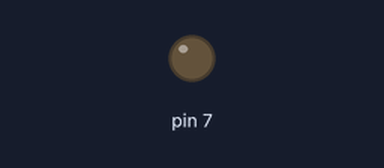
Simulated run of this sketch. Board: Arduino Uno, built with avr-gcc and run on an emulated ATmega328P. Shown: output pins drawn as LEDs (lit = HIGH).

Above: at 0.6 s.
At 14.0 s:
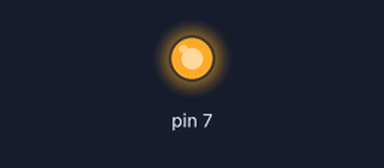
Timing chart, 0 to 22.8 s (numbered marks = the images above):
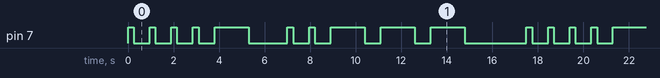

The sketch:

morse_with_D7.ino
```cpp
#define DOT_DURATION   250
#define DASH_DURATION  1500
#define ELEMENT_GAP    700
#define CHAR_GAP       1000
#define WORD_GAP       2000

void setup() {
  pinMode(7, OUTPUT);
}

void dot() {
  digitalWrite(7, HIGH);
  delay(DOT_DURATION);
  digitalWrite(7, LOW);
  delay(ELEMENT_GAP);
}

void dash() {
  digitalWrite(7, HIGH);
  delay(DASH_DURATION);
  digitalWrite(7, LOW);
  delay(ELEMENT_GAP);
}

void loop() {
  // 4 (....-)
  dot();
  dot();
  dot();
  dot();
  dash();

  delay(CHAR_GAP);

  // 2 (..---)
  dot();
  dot();
  dash();
  dash();
  dash();

  delay(WORD_GAP);
}
```

Measured:
- by itself, pin 7: repeats every 17.5 s: 3 × (LOW 0.70 s, HIGH 0.25 s), LOW 0.70 s, HIGH 1.5 s, LOW 1.7 s, 2 × (HIGH 0.25 s, LOW 0.70 s), 2 × (HIGH 1.5 s, LOW 0.70 s), HIGH 1.5 s, LOW 2.7 s, HIGH 0.25 s
- by itself, everything shown: repeats every 17.5 s, in 20 steps
